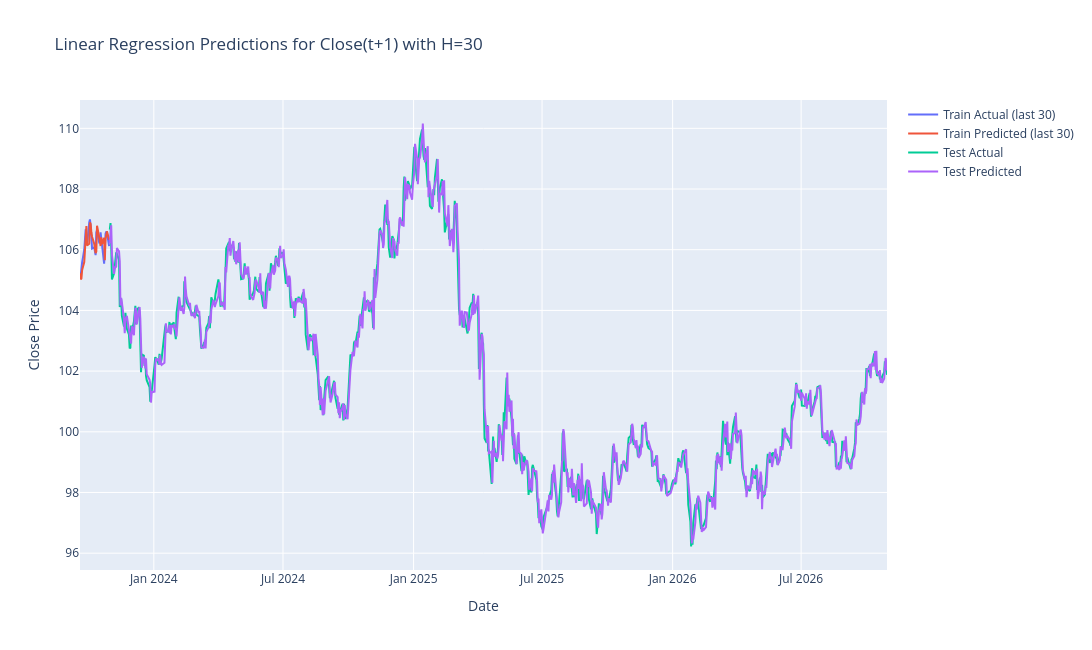

Source (notebook cell):
### Code cell
fig = go.Figure()

# Train actual - last 30
fig.add_trace(go.Scatter(
    x=train_dates_last30,
    y=y_train_last30,
    mode='lines',
    name='Train Actual (last 30)'
))

# Train predicted - last 30
fig.add_trace(go.Scatter(
    x=train_dates_last30,
    y=y_train_pred_last30,
    mode='lines',
    name='Train Predicted (last 30)'
))

# Test actual
fig.add_trace(go.Scatter(
    x=test_dates,
    y=y_test,
    mode='lines',
    name='Test Actual'
))

# Test predicted
fig.add_trace(go.Scatter(
    x=test_dates,
    y=y_test_pred,
    mode='lines',
    name='Test Predicted'
))

fig.update_layout(
    title='Linear Regression Predictions for Close(t+1) with H=30',
    xaxis_title='Date',
    yaxis_title='Close Price',
    width=1400,
    height=650
)

fig.show()

### Figure 1 — Plotly figure (JSON) as saved in the notebook; plotly's stock layout.template omitted (floating-point values rounded to 4 significant figures; data arrays with more than 128 entries replaced by an {"elided": "..."} marker saying what was removed)
{"data": [{"mode": "lines", "name": "Train Actual (last 30)", "type": "scatter", "x": ["2023-09-19T00:00:00-04:00", "2023-09-20T00:00:00-04:00", "2023-09-21T00:00:00-04:00", "2023-09-22T00:00:00-04:00", "2023-09-25T00:00:00-04:00", "2023-09-26T00:00:00-04:00", "2023-09-27T00:00:00-04:00", "2023-09-28T00:00:00-04:00", "2023-09-29T00:00:00-04:00", "2023-10-02T00:00:00-04:00", "2023-10-03T00:00:00-04:00", "2023-10-04T00:00:00-04:00", "2023-10-05T00:00:00-04:00", "2023-10-06T00:00:00-04:00", "2023-10-09T00:00:00-04:00", "2023-10-10T00:00:00-04:00", "2023-10-11T00:00:00-04:00", "2023-10-12T00:00:00-04:00", "2023-10-13T00:00:00-04:00", "2023-10-16T00:00:00-04:00", "2023-10-17T00:00:00-04:00", "2023-10-18T00:00:00-04:00", "2023-10-19T00:00:00-04:00", "2023-10-20T00:00:00-04:00", "2023-10-23T00:00:00-04:00", "2023-10-24T00:00:00-04:00", "2023-10-25T00:00:00-04:00", "2023-10-26T00:00:00-04:00", "2023-10-27T00:00:00-04:00", "2023-10-30T00:00:00-04:00"], "y": [105.2, 105.2, 105.4, 105.6, 106.0, 106.2, 106.7, 106.2, 106.2, 106.9, 107.0, 106.8, 106.3, 106.0, 106.1, 105.8, 105.8, 106.6, 106.7, 106.2, 106.2, 106.6, 106.2, 106.2, 105.5, 106.3, 106.5, 106.6, 106.6, 106.1]}, {"mode": "lines", "name": "Train Predicted (last 30)", "type": "scatter", "x": ["2023-09-19T00:00:00-04:00", "2023-09-20T00:00:00-04:00", "2023-09-21T00:00:00-04:00", "2023-09-22T00:00:00-04:00", "2023-09-25T00:00:00-04:00", "2023-09-26T00:00:00-04:00", "2023-09-27T00:00:00-04:00", "2023-09-28T00:00:00-04:00", "2023-09-29T00:00:00-04:00", "2023-10-02T00:00:00-04:00", "2023-10-03T00:00:00-04:00", "2023-10-04T00:00:00-04:00", "2023-10-05T00:00:00-04:00", "2023-10-06T00:00:00-04:00", "2023-10-09T00:00:00-04:00", "2023-10-10T00:00:00-04:00", "2023-10-11T00:00:00-04:00", "2023-10-12T00:00:00-04:00", "2023-10-13T00:00:00-04:00", "2023-10-16T00:00:00-04:00", "2023-10-17T00:00:00-04:00", "2023-10-18T00:00:00-04:00", "2023-10-19T00:00:00-04:00", "2023-10-20T00:00:00-04:00", "2023-10-23T00:00:00-04:00", "2023-10-24T00:00:00-04:00", "2023-10-25T00:00:00-04:00", "2023-10-26T00:00:00-04:00", "2023-10-27T00:00:00-04:00", "2023-10-30T00:00:00-04:00"], "y": [105.2, 105.0, 105.1, 105.3, 105.6, 106.0, 106.3, 106.8, 106.1, 106.2, 106.9, 106.8, 106.6, 106.4, 106.2, 106.0, 105.9, 105.9, 106.8, 106.4, 106.3, 106.1, 106.4, 106.2, 106.4, 105.7, 106.4, 106.5, 106.6, 106.3]}, {"mode": "lines", "name": "Test Actual", "type": "scatter", "x": {"elided": "755 str values"}, "y": {"elided": "755 float values"}}, {"mode": "lines", "name": "Test Predicted", "type": "scatter", "x": {"elided": "755 str values"}, "y": {"elided": "755 float values"}}], "layout": {"height": 650, "title": {"text": "Linear Regression Predictions for Close(t+1) with H=30"}, "width": 1400, "xaxis": {"title": {"text": "Date"}}, "yaxis": {"title": {"text": "Close Price"}}}}
